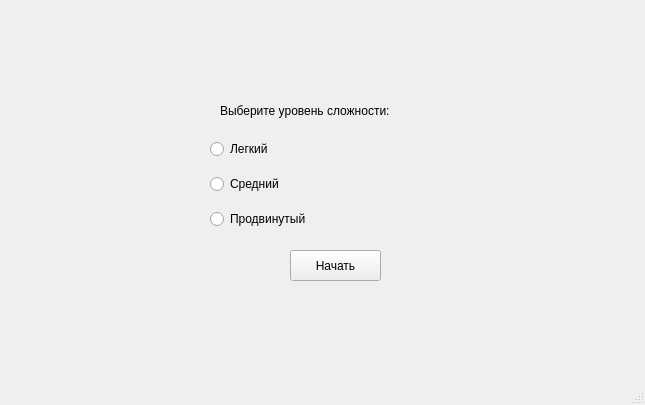
<?xml version="1.0" encoding="UTF-8"?>
<ui version="4.0">
 <class>MainWindow</class>
 <widget class="QMainWindow" name="MainWindow">
  <property name="geometry">
   <rect>
    <x>0</x>
    <y>0</y>
    <width>645</width>
    <height>405</height>
   </rect>
  </property>
  <property name="windowTitle">
   <string>MainWindow</string>
  </property>
  <widget class="QWidget" name="centralwidget">
   <widget class="QPushButton" name="pushButton_7">
    <property name="geometry">
     <rect>
      <x>290</x>
      <y>250</y>
      <width>91</width>
      <height>31</height>
     </rect>
    </property>
    <property name="styleSheet">
     <string notr="true">font: 16pt &quot;MS Shell Dlg 2&quot;;</string>
    </property>
    <property name="text">
     <string>Начать</string>
    </property>
   </widget>
   <widget class="QLabel" name="label_2">
    <property name="geometry">
     <rect>
      <x>220</x>
      <y>100</y>
      <width>231</width>
      <height>21</height>
     </rect>
    </property>
    <property name="styleSheet">
     <string notr="true">font: 75 12pt &quot;MS Shell Dlg 2&quot;;</string>
    </property>
    <property name="text">
     <string>Выберите уровень сложности:</string>
    </property>
   </widget>
   <widget class="QWidget" name="verticalLayoutWidget_2">
    <property name="geometry">
     <rect>
      <x>210</x>
      <y>130</y>
      <width>251</width>
      <height>111</height>
     </rect>
    </property>
    <layout class="QVBoxLayout" name="verticalLayout_2">
     <item>
      <widget class="QRadioButton" name="radioButton_2">
       <property name="styleSheet">
        <string notr="true">font: 11pt &quot;MS Shell Dlg 2&quot;;</string>
       </property>
       <property name="text">
        <string>Легкий</string>
       </property>
      </widget>
     </item>
     <item>
      <widget class="QRadioButton" name="radioButton_3">
       <property name="styleSheet">
        <string notr="true">font: 11pt &quot;MS Shell Dlg 2&quot;;</string>
       </property>
       <property name="text">
        <string>Средний</string>
       </property>
      </widget>
     </item>
     <item>
      <widget class="QRadioButton" name="radioButton">
       <property name="styleSheet">
        <string notr="true">font: 11pt &quot;MS Shell Dlg 2&quot;;</string>
       </property>
       <property name="text">
        <string>Продвинутый</string>
       </property>
      </widget>
     </item>
    </layout>
   </widget>
  </widget>
  <widget class="QStatusBar" name="statusbar"/>
 </widget>
 <resources/>
 <connections/>
</ui>
